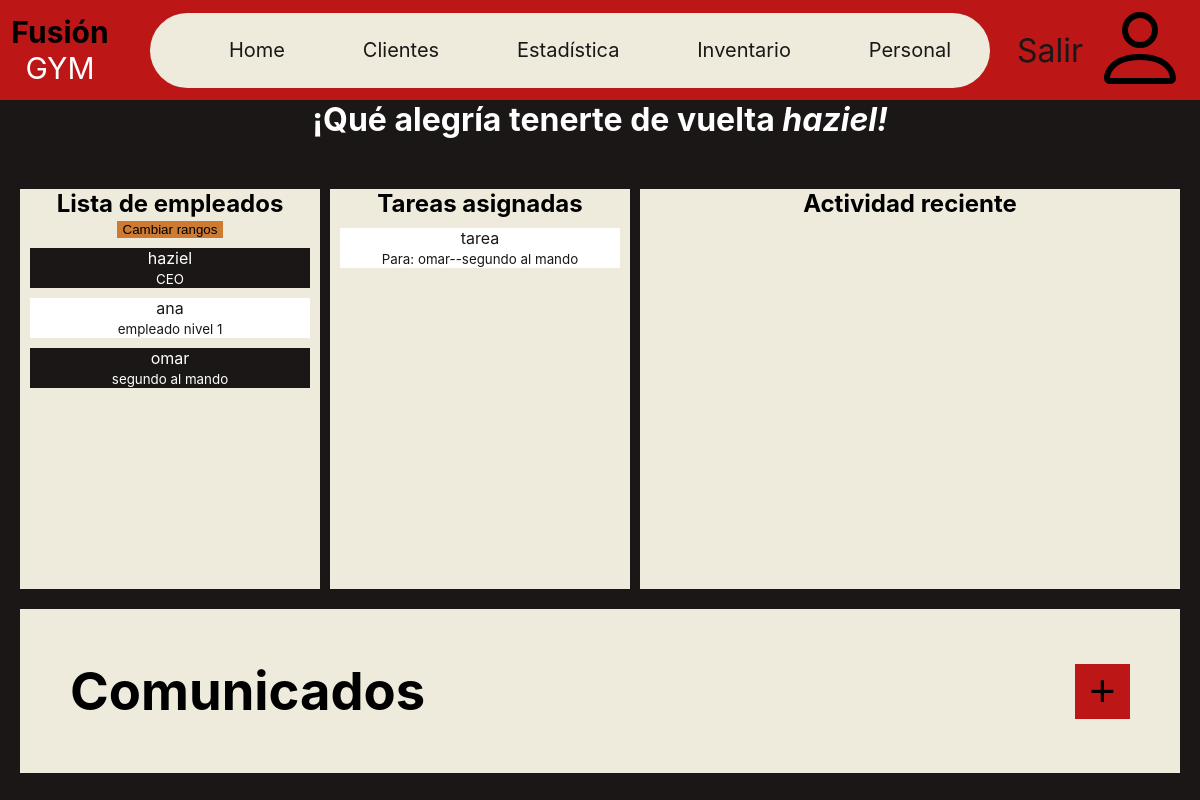
The app's page /personal (signed in), older data.
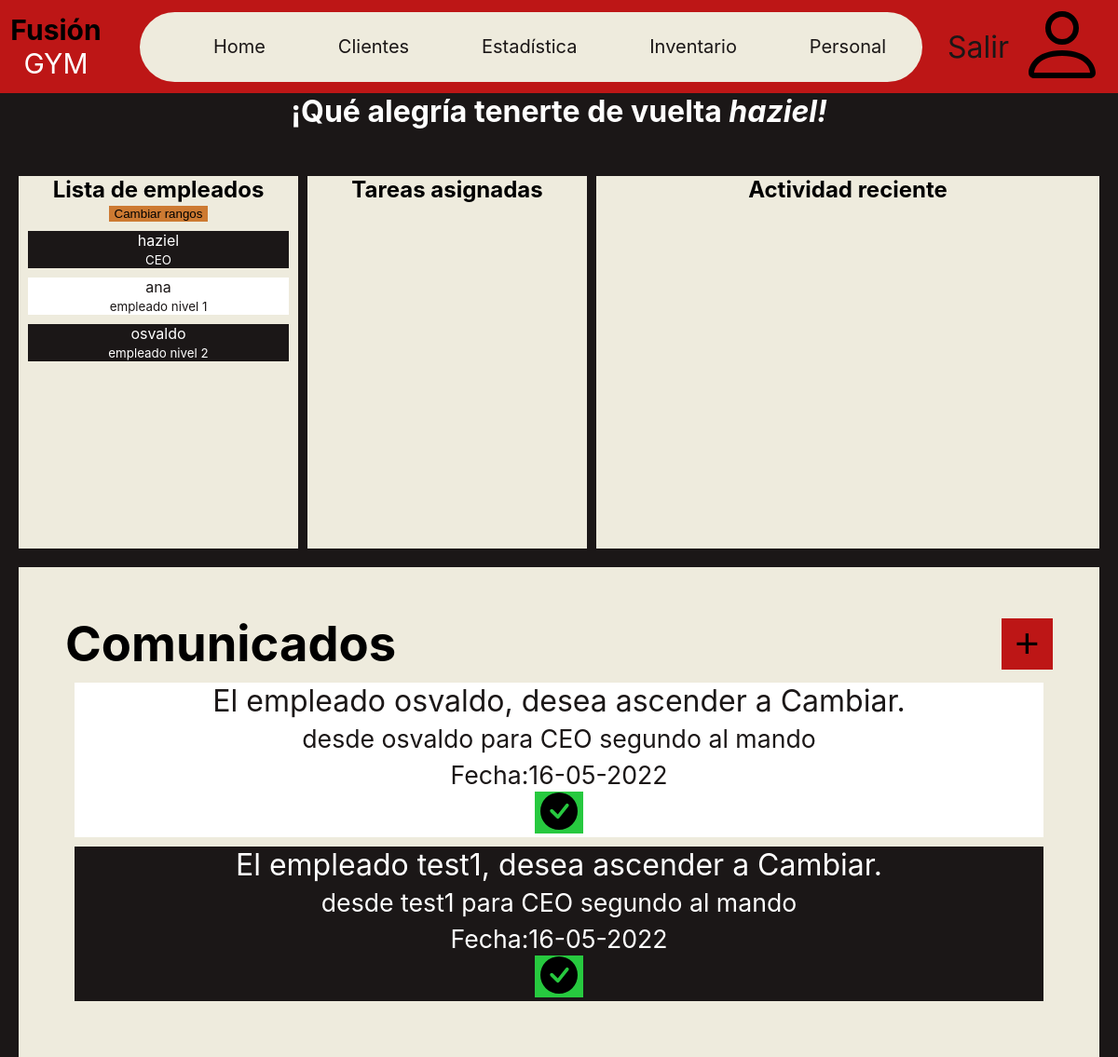
The same page, newer data.
### base/models.py (models this page shows, shortened)
class Staff(AbstractUser):
    username = models.CharField(max_length=200, default="", unique=True)
    RANKS = (
        'CEO', 'segundo al mando',
        'empleado nivel 1', 'empleado nivel 2')
    ranks_readable = tuple(zip(RANKS, RANKS))
    rank = models.CharField(
        max_length=50, choices=ranks_readable, default=RANKS[-1])
    def __str__(self):
        return f'{self.username}--{self.rank}'

class Task(models.Model):
    name = models.CharField(max_length=50)
    description = models.TextField(default='', blank=True)
    assigned_by = models.ForeignKey(
        Staff, on_delete=models.CASCADE, null=True, related_name='assigned_by')
    assigned_to = models.ForeignKey(
        Staff, on_delete=models.CASCADE, null=True, related_name='assigned_to')
    duration = models.TimeField()
    importance_level = ((1, 1), (2, 2), (3, 3))
    importance = models.SmallIntegerField(choices=importance_level, default=2)
    is_complete = models.BooleanField(default=False)

### stats/models.py (models this page shows)
class Dispatches(models.Model):
    text = models.TextField(default='')
    date = models.DateTimeField(auto_now_add=True)
    staff_from = models.CharField(max_length=200)
    staff_to  = models.CharField(max_length=200,default='todos')
    subject = models.CharField(max_length=100,default='mensaje')

### base/views.py (the view)
# urls.py: path('personal',views.staff_page,name='staff'),
@login_required(login_url='login-page')
def staff_page(req):
    users = Staff.objects.all()
    now = str(datetime.now())
    morning = f"{now.split(' ')[0]} 00:00:00"
    activity = Activity.objects.filter(date__range=[morning,now])
    tasks = Task.objects.all()
    dispatches = Dispatches.objects.all()
    context = {'title': 'Perfil', 'staff': users,
    'activity':activity, 'tasks':tasks, 'dispatches':dispatches,}
    return render(req, 'base/staff.html', context)

### base/templates/base/staff.html (shortened to what this page needs)
{% extends 'main.html' %}
{% load static %}
{% block content %}
<link rel="stylesheet" href="{% static 'styles/staff.css' %}">
{% include 'menu.html' %}
<h1 class="welcome-name">
    ¡Qué alegría tenerte de vuelta <i>{{request.user.username}}!</i>
</h1>
<main>
    <article class="profile-content">
        <h2>Lista de empleados</h2>
        <button class="display-modal" id="upgradeStaff">
            Cambiar rangos
        </button>
        {% for user in staff %}
        <section class="card user-card">
                <p>{{user.username}}</p>
                <small>{{user.rank}}</small>
        </section>
        {% endfor %}
    </article>
    <article class="profile-content">
        <h2>Tareas asignadas</h2>
        {% for task in tasks %}
        <section class="card task-card">
                <p>{{task.name}}</p>
                <small>Para: {{task.assigned_to}}</small>
        </section>
        {% endfor %}
    </article>
    <article class="profile-content">
        <h2>Actividad reciente</h2>
    </article>
    <footer class="profile-content dispatches">
        <div class="add_title">
           <h2>Comunicados</h2>
        <button id="add_disp" class="display-modal">+</button>
        </div>
        {% for disp in dispatches %}
        {% if request.user.username in disp.staff_to or request.user.rank in disp.staff_to or disp.staff_to in 'todos' %}
        <section class="card disp">
                <div >
                  <p>{{disp.text}}</p>
                <small>desde {{disp.staff_from}} para {{disp.staff_to}}</small>
                <br>
                <small>Fecha:</small><small class="date">{{disp.date | date:"d-m-Y"}}</small>
                </div>
                <div id="disp_{{disp.id}}">
                    {% if disp.subject == "registro" %}
                    <button class="like">
                        <img src="{% static 'icons/hand-thumbs-up.svg' %}" alt="">
                    </button>
                    <button class="dislike">
                        <img src="{% static 'icons/hand-thumbs-down.svg' %}" alt="">
                    </button>
                    {% else %}
                    <button  class="check">
                        <img src="{% static 'icons/check-circle-fill.svg' %}" alt="">
                    </button>
                    {% endif %}
                </div>
        </section>
        {% endif %}
        {% endfor %}
    </footer>
</main>
{% endblock content %}

Row changes from the older to the newer data that the page shows:
removed Staff: username "omar", rank "segundo al mando"
removed Task: name "tarea", assigned_to "omar--segundo al mando"
added Staff: username "osvaldo", rank "empleado nivel 2"
added Dispatches: text "El empleado osvaldo, desea ascender a Cambiar.", staff_from "osvaldo", staff_to "CEO segundo al mando", date "16-05-2022"
added Dispatches: text "El empleado test1, desea ascender a Cambiar.", staff_from "test1", staff_to "CEO segundo al mando", date "16-05-2022"
